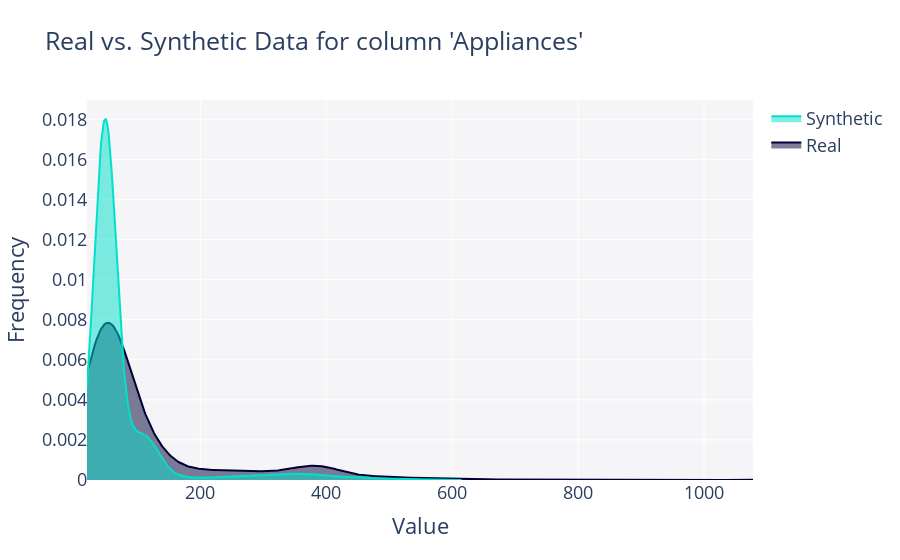

Here is the notebook cell this chart was saved with:
### Code cell
# Plot for the TVAESynthesizer model
fig_TVAE_SDV = get_column_plot(
    real_data=df,
    synthetic_data=synthetic_data_TVAE_SDV,
    metadata=metadata,
    column_name="Appliances"
)
    
fig_TVAE_SDV.show()

### Figure 1 — Plotly figure (JSON) as saved in the notebook; plotly's stock layout.template omitted (floating-point values rounded to 4 significant figures; data arrays with more than 128 entries replaced by an {"elided": "..."} marker saying what was removed)
{"data": [{"fill": "tozeroy", "hovertemplate": "<b>Real</b><br>Frequency: %{y}<extra></extra>", "legendgroup": "Real", "marker": {"color": "#000036"}, "mode": "lines", "name": "Real", "showlegend": true, "type": "scatter", "x": {"elided": "500 float values"}, "xaxis": "x", "y": {"elided": "500 float values"}, "yaxis": "y"}, {"fill": "tozeroy", "hovertemplate": "<b>Synthetic</b><br>Frequency: %{y}<extra></extra>", "legendgroup": "Synthetic", "marker": {"color": "#01E0C9"}, "mode": "lines", "name": "Synthetic", "showlegend": true, "type": "scatter", "x": {"elided": "500 float values"}, "xaxis": "x", "y": {"elided": "500 float values"}, "yaxis": "y"}], "layout": {"barmode": "overlay", "font": {"size": 18}, "hovermode": "closest", "legend": {"traceorder": "reversed"}, "plot_bgcolor": "#F5F5F8", "title": {"text": "Real vs. Synthetic Data for column 'Appliances'"}, "xaxis": {"anchor": "y2", "domain": [0, 1], "title": {"text": "Value"}, "zeroline": false}, "yaxis": {"anchor": "free", "domain": [0, 1], "position": 0, "title": {"text": "Frequency"}}}}
